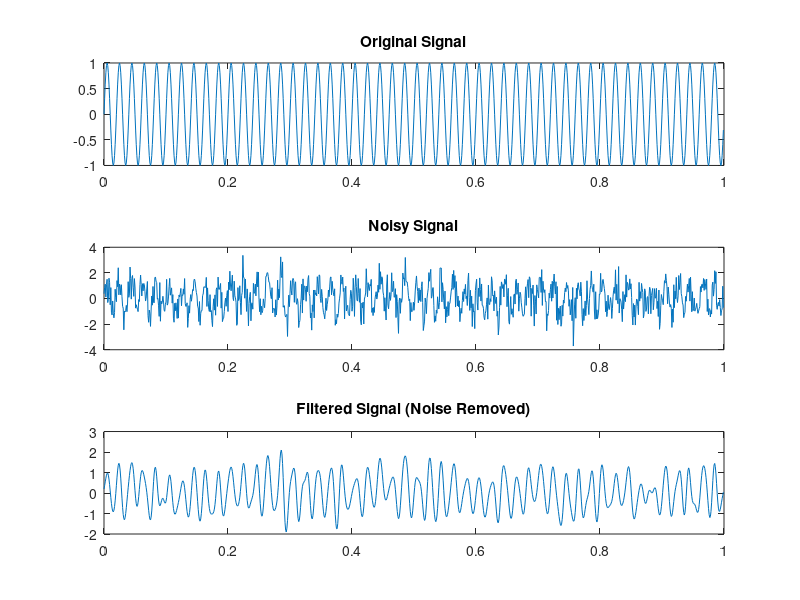

Write the MATLAB code that produced this figure.
clc;
clear;
close all;

% Sampling
Fs = 1000;                 % Sampling frequency
t = 0:1/Fs:1-1/Fs;         % Time vector

% Original clean signal
f_signal = 50;
x_clean = sin(2*pi*f_signal*t);

% Add noise
noise = 0.8*randn(size(t));
x_noisy = x_clean + noise;

% FFT of noisy signal
X = fft(x_noisy);

% Frequency axis
N = length(X);
f = (-N/2:N/2-1)*(Fs/N);

% Shift FFT for visualization
X_shift = fftshift(X);

% --- Simple Low Pass Filter ---
cutoff = 100;   % Hz (keep only low frequencies)

H = abs(f) < cutoff;   % filter mask

% Apply filter
X_filtered = X_shift .* H;

% Inverse FFT
x_filtered = real(ifft(ifftshift(X_filtered)));

% Plot
figure;

subplot(3,1,1);
plot(t, x_clean);
title('Original Signal');

subplot(3,1,2);
plot(t, x_noisy);
title('Noisy Signal');

subplot(3,1,3);
plot(t, x_filtered);
title('Filtered Signal (Noise Removed)');
